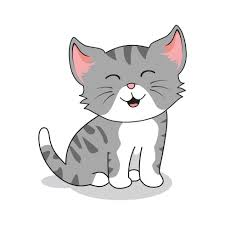
#> input picture Bordas/image.jpg, 225 x 225 px
$ python borda.py   (older library calls are emulated)
#> lines starting #> are read from the running program, lines starting #| are printed output that depends on the picture; after the words box and inside, x2 and y2 are one past the last pixel; in counts of white or black regions, pixels touching at a corner belong together
import cv2
import numpy as np
import matplotlib.pyplot as plt
from skimage import io, filters


# Carregar a imagem (modificado para suportar cor)
imagem_cor = io.imread('image.jpg')  # Carrega imagem colorida
#> imagem_cor is the input picture: shape (225, 225, 3); mean R, G, B 231.8, 230.6, 230.6
imagem = cv2.cvtColor(imagem_cor, cv2.COLOR_RGB2GRAY)  # Versão em tons de cinza

# Diferentes níveis de suavização (modificado)
suave_media = cv2.GaussianBlur(imagem, (5,5), 1.0)
suave_intermediaria = cv2.GaussianBlur(imagem, (5,5), sigmaX=1.2, sigmaY=1.0)  # Nova suavização
suave_personalizada = cv2.GaussianBlur(imagem, (5,5), sigmaX=1.5, sigmaY=0.5)

# Função para limpar ruído
def limpar_ruido(imagem):
    kernel = np.ones((3,3), np.uint8)
    imagem = cv2.morphologyEx(imagem, cv2.MORPH_CLOSE, kernel)
    imagem = cv2.morphologyEx(imagem, cv2.MORPH_OPEN, kernel)
    return imagem

def limpar_bordas(imagem):
    """Função para pós-processamento e limpeza das bordas"""
    # Remover ruídos pequenos
    kernel_small = np.ones((2,2), np.uint8)
    kernel_med = np.ones((3,3), np.uint8)

    # Sequência de operações morfológicas
    imagem = cv2.morphologyEx(imagem, cv2.MORPH_OPEN, kernel_small)  # Remove ruídos pequenos
    imagem = cv2.dilate(imagem, kernel_med, iterations=1)  # Engrossa bordas
    imagem = cv2.erode(imagem, kernel_small, iterations=1)  # Afina levemente
    imagem = cv2.medianBlur(imagem, 3)  # Suaviza as bordas

    return imagem

def detectar_linhas_conectadas(imagem):
    """Função para detectar linhas conectadas usando Hough Lines"""
    edges = cv2.Canny(imagem, 50, 150, apertureSize=3)
    lines = cv2.HoughLinesP(
        edges,
        rho=1,
        theta=np.pi/180,
        threshold=50,
        minLineLength=50,
        maxLineGap=10
    )

    # Criar imagem em branco para desenhar as linhas
    resultado = np.zeros_like(imagem)

    if lines is not None:
        for line in lines:
            x1, y1, x2, y2 = line[0]
            cv2.line(resultado, (x1, y1), (x2, y2), 255, 2)

    # Limpar e conectar linhas próximas
    kernel = np.ones((3,3), np.uint8)
    resultado = cv2.dilate(resultado, kernel, iterations=1)
    resultado = cv2.erode(resultado, kernel, iterations=1)

    return resultado

def aplicar_filtros(imagem_suavizada):
    # Sobel OpenCV com bordas mais grossas
    sobelx = cv2.Sobel(imagem_suavizada, cv2.CV_64F, 1, 0, ksize=5)  # aumentado ksize
    sobely = cv2.Sobel(imagem_suavizada, cv2.CV_64F, 0, 1, ksize=5)
    bordas_sobel = cv2.magnitude(sobelx, sobely)
    bordas_sobel = np.uint8(255 * (bordas_sobel / bordas_sobel.max()))
    _, bordas_sobel = cv2.threshold(bordas_sobel, 35, 255, cv2.THRESH_BINARY)  # limiar reduzido
    bordas_sobel = cv2.dilate(bordas_sobel, np.ones((3,3), np.uint8), iterations=1)  # dilatar bordas
    bordas_sobel = limpar_ruido(bordas_sobel)
    bordas_sobel = limpar_bordas(bordas_sobel)  # Nova etapa de limpeza
    bordas_sobel = 255 - bordas_sobel

    # Filtros skimage com bordas mais grossas
    bordas_sobel_sk = filters.sobel(imagem_suavizada)
    bordas_sobel_sk = (bordas_sobel_sk > 0.04).astype(np.uint8) * 255  # limiar reduzido
    bordas_sobel_sk = cv2.dilate(bordas_sobel_sk, np.ones((3,3), np.uint8), iterations=1)
    bordas_sobel_sk = limpar_ruido(bordas_sobel_sk)
    bordas_sobel_sk = limpar_bordas(bordas_sobel_sk)  # Nova etapa de limpeza
    bordas_sobel_sk = 255 - bordas_sobel_sk

    bordas_prewitt = filters.prewitt(imagem_suavizada)
    bordas_prewitt = (bordas_prewitt > 0.04).astype(np.uint8) * 255  # limiar reduzido
    bordas_prewitt = cv2.dilate(bordas_prewitt, np.ones((3,3), np.uint8), iterations=1)
    bordas_prewitt = limpar_ruido(bordas_prewitt)
    bordas_prewitt = limpar_bordas(bordas_prewitt)  # Nova etapa de limpeza
    bordas_prewitt = 255 - bordas_prewitt

    # Adicionar detecção de linhas conectadas
    linhas_conectadas = detectar_linhas_conectadas(imagem_suavizada)
    linhas_conectadas = limpar_bordas(linhas_conectadas)
    linhas_conectadas = 255 - linhas_conectadas

    return bordas_sobel, bordas_sobel_sk, bordas_prewitt, linhas_conectadas

def mostrar_resultados(img_original, img_cinza, titulo, resultados, num_figura):
    plt.figure(num_figura, figsize=(15, 12))

    plt.subplot(2, 3, 1)
    if len(img_original.shape) == 3:
        plt.imshow(img_original)
    else:
        plt.imshow(img_original, cmap='gray')
    plt.title(f'Imagem {titulo}')
    plt.axis('off')

    plt.subplot(2, 3, 2)
    plt.imshow(resultados[0], cmap='gray')
    plt.title('Sobel (OpenCV)')
    plt.axis('off')

    plt.subplot(2, 3, 3)
    plt.imshow(resultados[1], cmap='gray')
    plt.title('Sobel (skimage)')
    plt.axis('off')

    plt.subplot(2, 3, 4)
    plt.imshow(resultados[2], cmap='gray')
    plt.title('Prewitt')
    plt.axis('off')

    plt.subplot(2, 3, 5)
    plt.imshow(resultados[3], cmap='gray')
    plt.title('Linhas Conectadas')
    plt.axis('off')

    plt.suptitle(f'Detecção de Bordas - {titulo}')

# Processamento modificado
resultados_original = aplicar_filtros(imagem)
#> in aplicar_filtros, `sobelx = cv2.Sobel(imagem_suavizada, cv2.CV_64F, 1, 0, ksize=5)`:
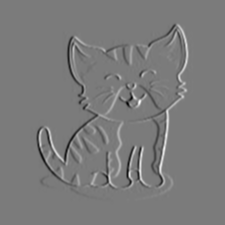
#> sobelx: shape (225, 225) float64; min -9824, max 10507, mean 0; drawn with min black and max white
#> in aplicar_filtros, `sobely = cv2.Sobel(imagem_suavizada, cv2.CV_64F, 0, 1, ksize=5)`:
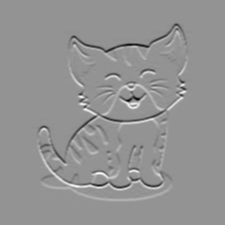
#> sobely: shape (225, 225) float64; min -10763, max 7873, mean 0; drawn with min black and max white
#> in aplicar_filtros, `_, bordas_sobel = cv2.threshold(bordas_sobel, 35, 255, cv2.THRESH_BINA..`:
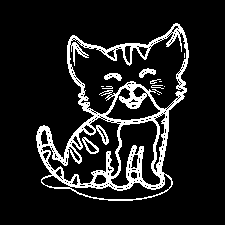
#> bordas_sobel: shape (225, 225); 12.1% white in thin lines or dots, all inside (x1, y1, x2, y2) = (36, 23, 189, 201)
#> in aplicar_filtros, `bordas_sobel = cv2.dilate(bordas_sobel, np.ones((3,3), np.uint8), iter..`: bordas_sobel: shape (225, 225); 21.3% white; 3 white regions, box (x1, y1, x2, y2) and area: (35, 22, 190, 202) 10460, (138, 67, 157, 79) 155, (103, 72, 123, 82) 155
#> in limpar_ruido, `imagem = cv2.morphologyEx(imagem, cv2.MORPH_CLOSE, kernel)`: imagem: shape (225, 225); 22.1% white; 3 white regions, box (x1, y1, x2, y2) and area: (35, 22, 190, 202) 10864, (138, 67, 157, 79) 156, (103, 72, 123, 82) 155
#> in limpar_bordas, `imagem = cv2.morphologyEx(imagem, cv2.MORPH_OPEN, kernel_small)`: imagem: shape (225, 225); 22.1% white; 3 white regions, box (x1, y1, x2, y2) and area: (36, 23, 191, 203) 10864, (139, 68, 158, 80) 156, (104, 73, 124, 83) 155
#> in limpar_bordas, `imagem = cv2.dilate(imagem, kernel_med, iterations=1)`: imagem: shape (225, 225); 27.7% white; 1 white region, box (x1, y1, x2, y2) and area: (35, 22, 192, 204) 14000
#> in limpar_bordas, `imagem = cv2.erode(imagem, kernel_small, iterations=1)`: imagem: shape (225, 225); 24.9% white; 1 white region, box (x1, y1, x2, y2) and area: (36, 23, 192, 204) 12604
#> in limpar_bordas, `imagem = cv2.medianBlur(imagem, 3)`: imagem: shape (225, 225); 25% white; 1 white region, box (x1, y1, x2, y2) and area: (36, 23, 192, 204) 12670
#> in aplicar_filtros, `bordas_sobel_sk = (bordas_sobel_sk > 0.04).astype(np.uint8) * 255`: bordas_sobel_sk: shape (225, 225); 13.7% white; 30 white regions (26 under 20 px), largest, box (x1, y1, x2, y2) and area: (37, 23, 188, 201) 6589, (81, 136, 100, 155) 126, (139, 68, 156, 78) 90, (104, 73, 121, 81) 83
#> in aplicar_filtros, `bordas_sobel_sk = cv2.dilate(bordas_sobel_sk, np.ones((3,3), np.uint8)..`: bordas_sobel_sk: shape (225, 225); 22.9% white; 3 white regions (2 under 20 px), largest, box (x1, y1, x2, y2) and area: (36, 22, 189, 202) 11570
#> in limpar_ruido (call 2), `imagem = cv2.morphologyEx(imagem, cv2.MORPH_CLOSE, kernel)`: imagem: shape (225, 225); 23.9% white; 1 white region, box (x1, y1, x2, y2) and area: (36, 22, 189, 202) 12090
#> in limpar_ruido (call 2), `imagem = cv2.morphologyEx(imagem, cv2.MORPH_OPEN, kernel)`: imagem: shape (225, 225); 23.9% white; 3 white regions (2 under 20 px), largest, box (x1, y1, x2, y2) and area: (36, 22, 189, 202) 12057
#> in limpar_bordas (call 2), `imagem = cv2.morphologyEx(imagem, cv2.MORPH_OPEN, kernel_small)`: imagem: shape (225, 225); 23.9% white; 3 white regions (2 under 20 px), largest, box (x1, y1, x2, y2) and area: (37, 23, 190, 203) 12057
#> in limpar_bordas (call 2), `imagem = cv2.dilate(imagem, kernel_med, iterations=1)`: imagem: shape (225, 225); 29.7% white; 1 white region, box (x1, y1, x2, y2) and area: (36, 22, 191, 204) 15011
#> in limpar_bordas (call 2), `imagem = cv2.erode(imagem, kernel_small, iterations=1)`: imagem: shape (225, 225); 26.8% white; 1 white region, box (x1, y1, x2, y2) and area: (37, 23, 191, 204) 13573
#> in limpar_bordas (call 2), `imagem = cv2.medianBlur(imagem, 3)`: imagem: shape (225, 225); 27% white; 1 white region, box (x1, y1, x2, y2) and area: (37, 23, 191, 204) 13652
#> in aplicar_filtros, `bordas_prewitt = (bordas_prewitt > 0.04).astype(np.uint8) * 255`: bordas_prewitt: shape (225, 225); 13.8% white; 20 white regions (16 under 20 px), largest, box (x1, y1, x2, y2) and area: (37, 23, 188, 201) 6677, (81, 136, 100, 155) 131, (139, 68, 156, 78) 93, (104, 73, 121, 81) 87
#> in aplicar_filtros, `bordas_prewitt = cv2.dilate(bordas_prewitt, np.ones((3,3), np.uint8), ..`:
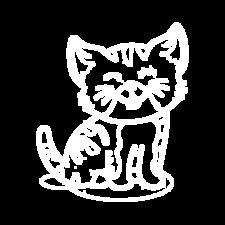
#> bordas_prewitt: shape (225, 225); 22.9% white; 2 white regions (1 under 20 px), largest, box (x1, y1, x2, y2) and area: (36, 22, 189, 202) 11562
#> in limpar_ruido (call 3), `imagem = cv2.morphologyEx(imagem, cv2.MORPH_CLOSE, kernel)`: imagem: shape (225, 225); 23.8% white; 1 white region, box (x1, y1, x2, y2) and area: (36, 22, 189, 202) 12025
#> in limpar_ruido (call 3), `imagem = cv2.morphologyEx(imagem, cv2.MORPH_OPEN, kernel)`: imagem: shape (225, 225); 23.7% white; 2 white regions (1 under 20 px), largest, box (x1, y1, x2, y2) and area: (36, 22, 189, 202) 12014
#> in limpar_bordas (call 3), `imagem = cv2.morphologyEx(imagem, cv2.MORPH_OPEN, kernel_small)`: imagem: shape (225, 225); 23.7% white; 2 white regions (1 under 20 px), largest, box (x1, y1, x2, y2) and area: (37, 23, 190, 203) 12014
#> in limpar_bordas (call 3), `imagem = cv2.dilate(imagem, kernel_med, iterations=1)`: imagem: shape (225, 225); 29.5% white; 1 white region, box (x1, y1, x2, y2) and area: (36, 22, 191, 204) 14919
#> in limpar_bordas (call 3), `imagem = cv2.erode(imagem, kernel_small, iterations=1)`: imagem: shape (225, 225); 26.6% white; 1 white region, box (x1, y1, x2, y2) and area: (37, 23, 191, 204) 13491
#> in limpar_bordas (call 3), `imagem = cv2.medianBlur(imagem, 3)`: imagem: shape (225, 225); 26.8% white; 1 white region, box (x1, y1, x2, y2) and area: (37, 23, 191, 204) 13556
#> in detectar_linhas_conectadas, `edges = cv2.Canny(imagem, 50, 150, apertureSize=3)`:
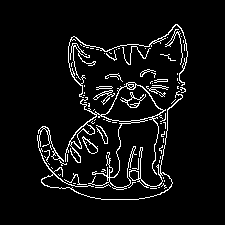
#> edges: shape (225, 225); 6.2% white in thin lines or dots, all inside (x1, y1, x2, y2) = (37, 24, 188, 200)
#> in detectar_linhas_conectadas, `lines = cv2.HoughLinesP( edges, rho=1, theta=np.pi/180, threshold=50, ..`: lines = [[44, 185, 101, 114], [49, 168, 113, 104], [48, 166, 98, 116], [155, 195, 166, 137], [42, 182, 116, 120], [68, 49, 97, 131], [41, 180, 104, 117]]
#> the loop in detectar_linhas_conectadas, `for line in lines:` made 7 passes
#> after the loop in detectar_linhas_conectadas, `for line in lines:`:
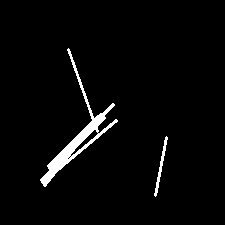
#> resultado: shape (225, 225); 3% white; 2 white regions, box (x1, y1, x2, y2) and area: (40, 48, 118, 187) 1345, (154, 136, 168, 197) 177
#> in detectar_linhas_conectadas, `resultado = cv2.dilate(resultado, kernel, iterations=1)`: resultado: shape (225, 225); 4.7% white; 2 white regions, box (x1, y1, x2, y2) and area: (39, 47, 119, 188) 2028, (153, 135, 169, 198) 331
#> in detectar_linhas_conectadas, `resultado = cv2.erode(resultado, kernel, iterations=1)`: resultado: shape (225, 225); 3.1% white; 2 white regions, box (x1, y1, x2, y2) and area: (40, 48, 118, 187) 1386, (154, 136, 168, 197) 177
#> in limpar_bordas (call 4), `imagem = cv2.morphologyEx(imagem, cv2.MORPH_OPEN, kernel_small)`: imagem: shape (225, 225); 3.1% white; 2 white regions, box (x1, y1, x2, y2) and area: (41, 50, 119, 188) 1385, (155, 138, 169, 197) 175
#> in limpar_bordas (call 4), `imagem = cv2.dilate(imagem, kernel_med, iterations=1)`: imagem: shape (225, 225); 4.6% white; 2 white regions, box (x1, y1, x2, y2) and area: (40, 49, 120, 189) 2025, (154, 137, 170, 198) 325
#> in limpar_bordas (call 4), `imagem = cv2.erode(imagem, kernel_small, iterations=1)`:
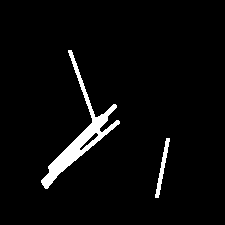
#> imagem: shape (225, 225); 3.9% white; 2 white regions, box (x1, y1, x2, y2) and area: (41, 50, 120, 189) 1705, (155, 138, 170, 198) 249
#> in limpar_bordas (call 4), `imagem = cv2.medianBlur(imagem, 3)`: imagem: shape (225, 225); 3.9% white; 2 white regions, box (x1, y1, x2, y2) and area: (41, 50, 120, 189) 1705, (155, 138, 170, 198) 245
resultados_media = aplicar_filtros(suave_media)
#> the loop in detectar_linhas_conectadas (call 2), `for line in lines:` made 4 passes
#> (x1, y1, x2, y2) on passes 1 to 4: (47, 167, 100, 114), (41, 182, 146, 69), (156, 195, 167, 130), (173, 105, 186, 44)
resultados_inter = aplicar_filtros(suave_intermediaria)  # Novo processamento
resultados_pers = aplicar_filtros(suave_personalizada)

# Mostrar resultados modificados
mostrar_resultados(imagem_cor, imagem, "Original", resultados_original, 1)
mostrar_resultados(imagem_cor, suave_media, "Suavização Média (5x5, σ=1.0)", resultados_media, 2)
mostrar_resultados(imagem_cor, suave_intermediaria, "Suavização Intermediária (5x5, σx=1.2, σy=1.0)", resultados_inter, 3)
mostrar_resultados(imagem_cor, suave_personalizada, "Suavização Personalizada (5x5, σx=1.5, σy=0.5)", resultados_pers, 4)

# Mostrar todos os gráficos no final
plt.show()
